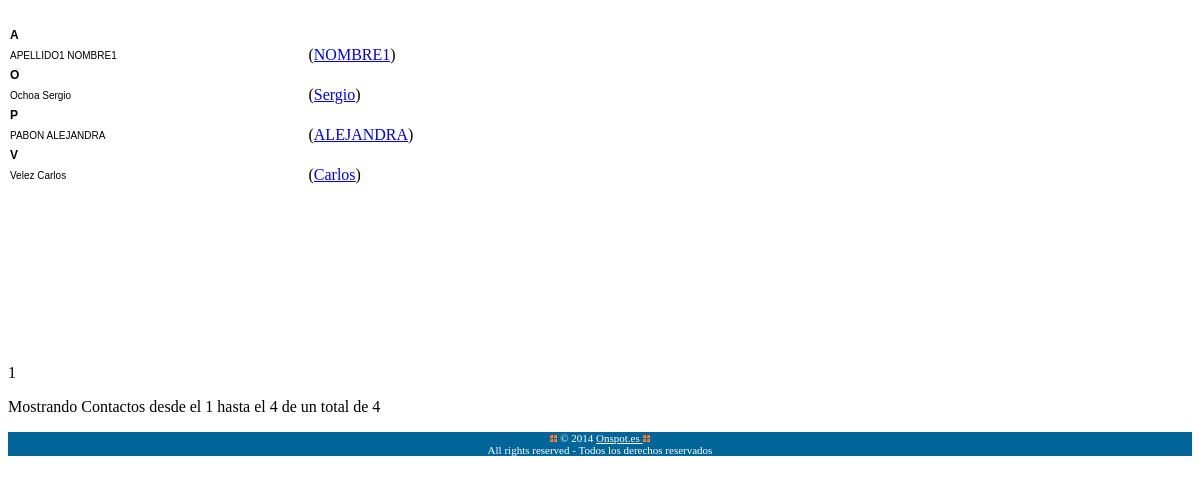
Screenshot of /ui/contacts/showContacts.php (signed in) with the database file from the repository.
### tables this page shows
CREATE TABLE `contact` (
  `id_contact` int(10) unsigned NOT NULL COMMENT 'Id del contacto',
  `id_client` int(10) unsigned NOT NULL COMMENT 'Id del cliente',
  `cont_firstname` varchar(50) NOT NULL COMMENT 'Nombre del contacto',
  `cont_lastname` varchar(50) NOT NULL COMMENT 'Apellido del contacto',
  `cont_address` varchar(150) default NULL COMMENT 'Direccion del contacto',
  `cont_postal_cd` mediumint(8) unsigned default NULL COMMENT 'Codigo postal del contacto',
  `cont_town` varchar(50) default NULL COMMENT 'Ciudad del contacto',
  `cont_country_cd` char(2) default NULL COMMENT 'Codigo del pais',
  `cont_phone` varchar(15) default NULL COMMENT 'Numero de telefono del contacto',
  `cont_cell_phone` varchar(15) default NULL COMMENT 'Numero de telefono movil del contacto',
  `cont_email` varchar(50) default NULL COMMENT 'E-mail del contacto',
  `cont_sex_cd` char(1) default NULL COMMENT 'Codigo del sexo del contacto',
  `cont_birthdate` datetime default NULL COMMENT 'Fecha de nacimiento del contacto',
  `cont_prof_info` tinyint(1) default NULL COMMENT 'Indica si el contacto acepta recibir informacion del profesional - 0 para No',
  `cont_current_flag` tinyint(1) NOT NULL COMMENT 'Indica el registro vigente - 0 para falso',
  `cont_date_in` datetime NOT NULL COMMENT 'Fecha de creacion del contacto',
  `cont_date_mod` datetime NOT NULL COMMENT 'Fecha de modificacion de la informacion del contacto',
  `cont_date_out` datetime default NULL COMMENT 'Fecha de supresion del contacto',
  PRIMARY KEY  (`id_contact`,`cont_date_mod`),
  KEY `index_contact.cont_firstname` (`cont_firstname`),
  KEY `index_contact.cont_lastname` (`cont_lastname`),
  KEY `fk_constraint_contact.id_client_on_client` (`id_client`),
  KEY `fk_constraint_contact.cont_postal_cd_on_geography` (`cont_postal_cd`),
  KEY `fk_constraint_contact.cont_sex_cd_on_sex` (`cont_sex_cd`)
);

### ui/contacts/showContacts.php (the view, shortened to what this page needs)
<?php
include_once('../../includes/simplepage.class.php');
$obj = new simplepage();
$obj->setCSS("../../includes/style/style.css" );
$obj->setJS("../../includes/calendario/javascripts.js");
echo $obj->getHeader();
if($_sql==''){
	$_sql = "
			SELECT * FROM contact WHERE cont_current_flag = 1 AND id_client=".$_SESSION[cliente_identificacion_sesion]."
			GROUP BY cont_firstname,  cont_lastname
			ORDER BY cont_lastname asc
			";
}
$_pagi_sql =$_sql;
$_pagi_cuantos = 20;
$_pagi_nav_num_enlaces = 3;
$_pagi_nav_estilo = "forget";
include("../../includes/paginador/paginator.inc.php");
?>
<br>
<table cellpadding="2" cellspacing="0" border="0" width="50%" >
	<?php
	$actual=mysql_fetch_array($_pagi_result);
	$siguiente=mysql_fetch_array($_pagi_result);
	if($actual){
		echo '<tr>';
		echo '<td colspan="3" class="titulo"><b>'.strtoupper(substr($actual['cont_lastname'],0,1)).'</b></td>';
		echo '</tr>';
		echo '<tr>';
		echo '<td class="label">'.$actual['cont_lastname'].' '.$actual['cont_firstname'].'</td>';
		echo '<td >(<a href="../../control/contacts/searchContact.php?id='.$actual['id_contact'].'&par=1&status='.substr($actual[cont_current_flag],0,1).'" style="color:##FF0000">'.$actual['cont_firstname'].'</a>)</td>';
		echo '</tr>';
		while($siguiente){
			if(substr($actual['cont_lastname'],0,1)!=substr($siguiente['cont_lastname'],0,1)){
				echo '<tr>';
				echo '<td colspan="3" class="titulo"><b>'.strtoupper(substr($siguiente['cont_lastname'],0,1)).'</b></td>';
				echo '</tr>';
			}
			$actual=$siguiente;
			echo '<tr>';
			echo '<td class="label">'.$actual['cont_lastname'].' '.$actual['cont_firstname'].'</td>';
			echo '<td >(<a href="../../control/contacts/searchContact.php?id='.$actual['id_contact'].'&par=1&status='.substr($actual[cont_current_flag],0,1).'" style="color:##FF0000">'.$actual['cont_firstname'].'</a>)</td>';
			echo '</tr>';
			$siguiente=mysql_fetch_array($_pagi_result);
		}
	}else{
		echo '
			<tr>
				<td><b>No se encontró ninguna conincidencia.</b></td>
			</tr>';
	}
	?>
</table>
<br><br><br><br><br><br><br><br><br>
<?php
echo"<p>".$_pagi_navegacion."</p>";
echo"<p>Mostrando Contactos ".$_pagi_info."</p>";
echo $obj->getFooter();
?>

### includes/simplepage.class.php (shortened to what this page needs)
<?php
class simplepage {
	var $charset;
	var $mimecontent;
	var $title;
	var $cssfile;
	var $jsfile;
	function simplepage() {
		$this->charset = 'iso-8859-1';
		$this->cssfile = "";
		$this->title = "Onspot-SMS";
		$this->mimecontent = "text/html";
	}
	function setCSS($css) {
		$this->cssfile = $this->cssfile . '<link href="' . $css . '" rel="stylesheet" type="text/css">';
	}
	function getCSS() {
		return $this->cssfile;
	}
	function setJS($js) {
		$this->jsfile = $this->jsfile . '<script type="text/JavaScript" src="' . $js . '"></script>';
	}
	function getJS() {
		return $this->jsfile;
	}
	function getHeader() {
		$header =
		'<!DOCTYPE html PUBLIC "-//W3C//DTD HTML 4.01//EN" "http://www.w3.org/TR/html40/strict.dtd">
			<html>
				<head>
					<meta http-equiv="Content-Type" content="' . $this->mimecontent . '; charset=' . $this->charset . '">
					<meta name="author" content="Adminnova Victor M. Vallecilla-Carlos A. Rojas">
					<meta name="description" content="' . $this->title . '">
					<title>' . $this->title . '</title>
					' . $this->getCSS() . $this->getJS() . '
				</head>
				<body bgcolor="#FFFFFF">';
		return $header;
	}
	function getFooter() {
		$footer = '
			<div id="footer" align="center">
			<table width="100%" border="0" cellpadding="0" cellspacing="0">
			  <tr>
				<td class="footer"><img src="../../images/bullet1.gif" alt="bullet1" width="7" height="7" title=""> &copy;  ' . DATE("Y") . ' <a href="../../ui/core/login.php">Onspot.es </a><img src="../../images/bullet1.gif" alt="bullet1" width="7" height="7" title=""></td>
			  </tr>
			  <tr>
			  	<td class="footer">All rights reserved - Todos los derechos reservados</td>
			  </tr>
			</table>
			</div>
		</body>
		</html>';
		return $footer;
	}
}
?>

### includes/paginador/paginator.inc.php (shortened to what this page needs)
<?php
 if(!isset($_pagi_separador)){
	$_pagi_separador = " | ";
 }
  if(isset($_pagi_nav_estilo)){
	$_pagi_nav_estilo_mod = "class=\"$_pagi_nav_estilo\"";
 }else{
 	$_pagi_nav_estilo_mod = "";
 }
 if (empty($_GET['_pagi_pg'])){
	$_pagi_actual = 1;
 }else{
    	$_pagi_actual = $_GET['_pagi_pg'];
 }
 if($_pagi_conteo_alternativo == false){
 	$_pagi_sqlConta = eregi_replace("select[[:space:]](.*)[[:space:]]from", "SELECT COUNT(*) FROM", $_pagi_sql);
 	$_pagi_result2 = mysql_query($_pagi_sqlConta);
 	if($_pagi_result2 == false && $_pagi_mostrar_errores == true){
		die (" Error en la consulta de conteo de registros: $_pagi_sqlConta. Mysql dijo: <b>".mysql_error()."</b>");
 	}
 	$_pagi_totalReg = mysql_result($_pagi_result2,0,0);
 }else{
	$_pagi_result3 = mysql_query($_pagi_sql);
	$_pagi_totalReg = mysql_num_rows($_pagi_result3);
 }
 $_pagi_totalPags = ceil($_pagi_totalReg / $_pagi_cuantos);
 $_pagi_enlace = $_SERVER['PHP_SELF'];
 $_pagi_query_string = "?";
 $_pagi_enlace .= $_pagi_query_string;
 $_pagi_navegacion_temporal = array();
 if(!isset($_pagi_nav_num_enlaces)){
	$_pagi_nav_desde = 1;
	$_pagi_nav_hasta = $_pagi_totalPags;
 }else{
	$_pagi_nav_intervalo = ceil($_pagi_nav_num_enlaces/2) - 1;
	$_pagi_nav_desde = $_pagi_actual - $_pagi_nav_intervalo;
	$_pagi_nav_hasta = $_pagi_actual + $_pagi_nav_intervalo;
	if($_pagi_nav_desde < 1){
		$_pagi_nav_hasta -= ($_pagi_nav_desde - 1);
		$_pagi_nav_desde = 1;
	}
	if($_pagi_nav_hasta > $_pagi_totalPags){
		$_pagi_nav_desde -= ($_pagi_nav_hasta - $_pagi_totalPags);
		$_pagi_nav_hasta = $_pagi_totalPags;
		if($_pagi_nav_desde < 1){
			$_pagi_nav_desde = 1;
		}
	}
 }
 for ($_pagi_i = $_pagi_nav_desde; $_pagi_i<=$_pagi_nav_hasta; $_pagi_i++){
	if ($_pagi_i == $_pagi_actual) {
		$_pagi_navegacion_temporal[] = "<span ".$_pagi_nav_estilo_mod.">$_pagi_i</span>";
	}else{
		$_pagi_navegacion_temporal[] = "<a ".$_pagi_nav_estilo_mod." href='".$_pagi_enlace."_pagi_pg=".$_pagi_i."'>".$_pagi_i."</a>";
	}
 }
 $_pagi_navegacion = implode($_pagi_separador, $_pagi_navegacion_temporal);
 $_pagi_inicial = ($_pagi_actual-1) * $_pagi_cuantos;
 $_pagi_sqlLim = $_pagi_sql." LIMIT $_pagi_inicial,$_pagi_cuantos";
 $_pagi_result = mysql_query($_pagi_sqlLim);
 $_pagi_desde = $_pagi_inicial + 1;
 $_pagi_hasta = $_pagi_inicial + $_pagi_cuantos;
 if($_pagi_hasta > $_pagi_totalReg){
 	$_pagi_hasta = $_pagi_totalReg;
 }
 $_pagi_info = "desde el $_pagi_desde hasta el $_pagi_hasta de un total de $_pagi_totalReg";
?>

### includes/style/style.css (style rules this page uses)
.titulo { font-family: Arial, Helvetica, sans-serif; font-weight: normal; font-size: 12px; }
.label { font-size: 10px; font-family: Arial, Helvetica, sans-serif; }
.footer { color: White; background-color: #006699; text-align: center; font-size: 11px; }
.footer a:link { color: White; }

### rows the page displays
contact: cont_lastname "A", cont_lastname "APELLIDO1", cont_firstname "NOMBRE1"
contact: cont_lastname "O", cont_lastname "Ochoa", cont_firstname "Sergio"
contact: cont_lastname "P", cont_lastname "PABON", cont_firstname "ALEJANDRA"
contact: cont_lastname "V", cont_lastname "Velez", cont_firstname "Carlos"

### other values shown
$_pagi_info "desde el 1 hasta el 4 de un total de 4"
DATE("Y") "2014"
